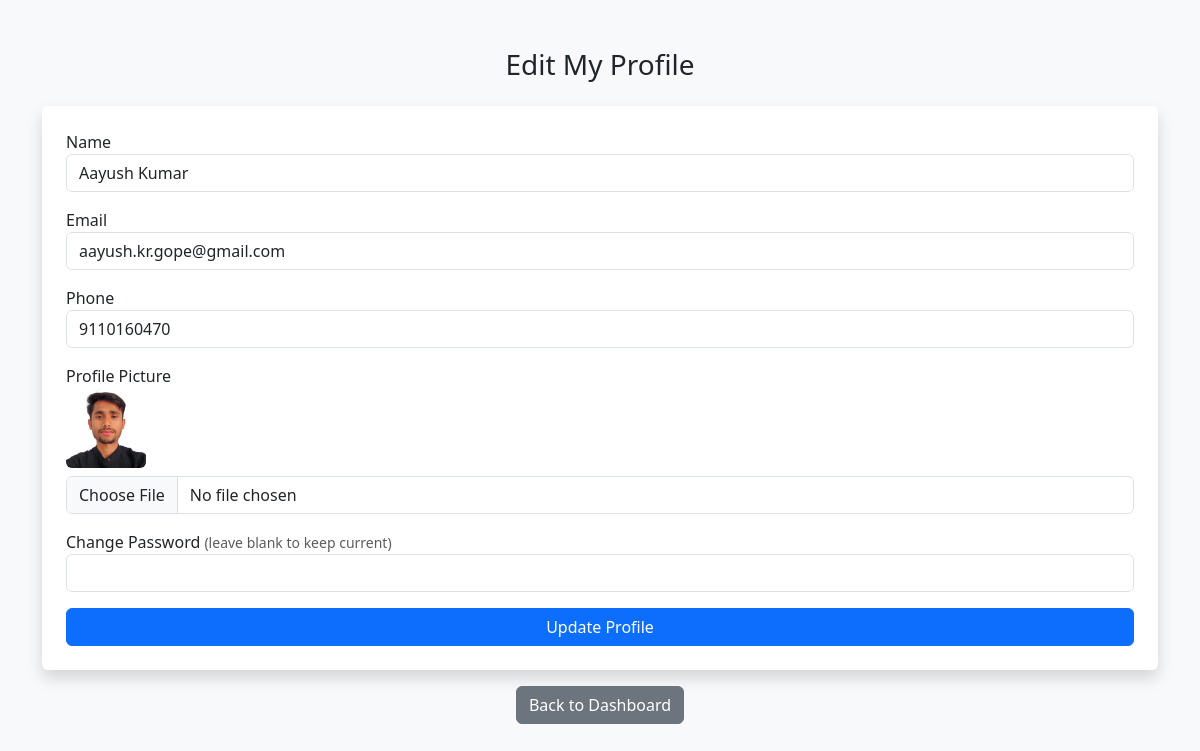
The page /user/edit_profile.php (signed in) on the database its author committed.
### tables this page shows
CREATE TABLE `users` (
  `id` int(11) NOT NULL,
  `name` varchar(100) DEFAULT NULL,
  `email` varchar(100) DEFAULT NULL,
  `phone` varchar(15) DEFAULT NULL,
  `password` varchar(255) NOT NULL,
  `profile_picture` varchar(255) DEFAULT NULL
);

### user/edit_profile.php (the view, shortened to what this page needs)
<?php
require_once "../db.php";
$id = $_SESSION['user_id'];
$stmt = $conn->prepare("SELECT * FROM users WHERE id = ?");
$stmt->bind_param("i", $id);
$stmt->execute();
$user = $stmt->get_result()->fetch_assoc();
?>
<!DOCTYPE html>
<html lang="en">
<head>
  <link href="https://cdn.jsdelivr.net/npm/bootstrap@5.3.6/dist/css/bootstrap.min.css" rel="stylesheet">
</head>
<body class="bg-light">
<div class="container py-5">
  <h3 class="text-center mb-4">Edit My Profile</h3>
  <form method="POST" enctype="multipart/form-data" class="bg-white p-4 shadow rounded">
    <div class="mb-3">
      <label>Name</label>
      <input type="text" name="name" class="form-control" value="<?= htmlspecialchars($user['name']) ?>" required>
    </div>
    <div class="mb-3">
      <label>Email</label>
      <input type="email" name="email" class="form-control" value="<?= htmlspecialchars($user['email']) ?>" required>
    </div>
    <div class="mb-3">
      <label>Phone</label>
      <input type="text" name="phone" class="form-control" value="<?= htmlspecialchars($user['phone']) ?>" required>
    </div>
    <div class="mb-3">
      <label>Profile Picture</label><br>
      <?php if ($user['profile_picture']): ?>
        <img src="../uploads/<?= $user['profile_picture'] ?>" style="width:80px;height:80px;" class="rounded mb-2"><br>
      <?php endif; ?>
      <input type="file" name="profile_picture" class="form-control">
    </div>
    <div class="mb-3">
      <label>Change Password <small class="text-muted">(leave blank to keep current)</small></label>
      <input type="password" name="password" class="form-control">
    </div>
    <button type="submit" class="btn btn-primary w-100">Update Profile</button>
  </form>
  <div class="text-center mt-3">
    <a href="dashboard.php" class="btn btn-secondary">Back to Dashboard</a>
  </div>
</div>
</body>
</html>

### rows shown on the page
users: name "Aayush Kumar", email "aayush.kr.gope@gmail.com", phone "9110160470", profile_picture (picture)
